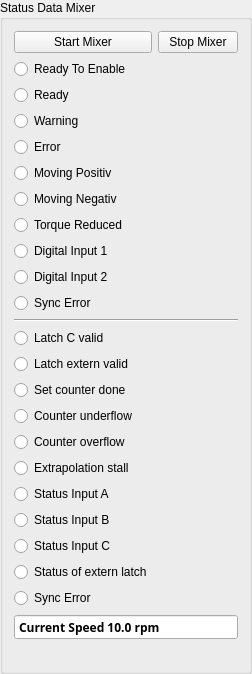
      <widget class="QGroupBox" name="groupBoxTestMixer">
       <property name="title">
        <string notr="true">Status Data Mixer</string>
       </property>
       <layout class="QGridLayout" name="gridLayout_24">
        <item row="4" column="0">
         <widget class="QRadioButton" name="radioButtonError">
          <property name="text">
           <string notr="true">Error</string>
          </property>
          <property name="autoExclusive">
           <bool>false</bool>
          </property>
         </widget>
        </item>
        <item row="12" column="0">
         <widget class="QRadioButton" name="radioButtonENCStatusLatchCValid">
          <property name="text">
           <string notr="true">Latch C valid</string>
          </property>
         </widget>
        </item>
        <item row="1" column="0" colspan="2">
         <widget class="QRadioButton" name="radioButtonReadyToEnable">
          <property name="text">
           <string notr="true">Ready To Enable</string>
          </property>
          <property name="autoExclusive">
           <bool>false</bool>
          </property>
         </widget>
        </item>
        <item row="7" column="0">
         <widget class="QRadioButton" name="radioButtonTorqueReduced">
          <property name="text">
           <string notr="true">Torque Reduced</string>
          </property>
         </widget>
        </item>
        <item row="18" column="0">
         <widget class="QRadioButton" name="radioButtonENCStatusStatusInputA">
          <property name="text">
           <string notr="true">Status Input A</string>
          </property>
         </widget>
        </item>
        <item row="5" column="0" colspan="2">
         <widget class="QRadioButton" name="radioButtonMovingPositiv">
          <property name="text">
           <string notr="true">Moving Positiv</string>
          </property>
          <property name="autoExclusive">
           <bool>false</bool>
          </property>
         </widget>
        </item>
        <item row="3" column="0">
         <widget class="QRadioButton" name="radioButtonWarning">
          <property name="text">
           <string notr="true">Warning</string>
          </property>
          <property name="autoExclusive">
           <bool>false</bool>
          </property>
         </widget>
        </item>
        <item row="19" column="0">
         <widget class="QRadioButton" name="radioButtonENCStatusStatusInputB">
          <property name="text">
           <string notr="true">Status Input B</string>
          </property>
         </widget>
        </item>
        <item row="15" column="0">
         <widget class="QRadioButton" name="radioButtonENCStatusCounterUnderflow">
          <property name="text">
           <string notr="true">Counter underflow</string>
          </property>
         </widget>
        </item>
        <item row="21" column="0">
         <widget class="QRadioButton" name="radioButtonENCStatusStatusExternLatch">
          <property name="text">
           <string notr="true">Status of extern latch</string>
          </property>
         </widget>
        </item>
        <item row="14" column="0">
         <widget class="QRadioButton" name="radioButtonENCStatusSetConterDone">
          <property name="text">
           <string notr="true">Set counter done</string>
          </property>
         </widget>
        </item>
        <item row="13" column="0">
         <widget class="QRadioButton" name="radioButtonENCStatusLatchExternValid">
          <property name="text">
           <string notr="true">Latch extern valid</string>
          </property>
         </widget>
        </item>
        <item row="6" column="0">
         <widget class="QRadioButton" name="radioButtonMovingNegativ">
          <property name="text">
           <string notr="true">Moving Negativ</string>
          </property>
          <property name="autoExclusive">
           <bool>false</bool>
          </property>
         </widget>
        </item>
        <item row="23" column="0" colspan="2">
         <widget class="QDoubleSpinBox" name="doubleSpinBoxMixerVelocity">
          <property name="font">
           <font>
            <family>Siemens Sans</family>
            <weight>75</weight>
            <bold>true</bold>
           </font>
          </property>
          <property name="styleSheet">
           <string notr="true"/>
          </property>
          <property name="wrapping">
           <bool>false</bool>
          </property>
          <property name="frame">
           <bool>true</bool>
          </property>
          <property name="readOnly">
           <bool>false</bool>
          </property>
          <property name="buttonSymbols">
           <enum>QAbstractSpinBox::NoButtons</enum>
          </property>
          <property name="prefix">
           <string>Current Speed </string>
          </property>
          <property name="suffix">
           <string> rpm</string>
          </property>
          <property name="decimals">
           <number>1</number>
          </property>
          <property name="minimum">
           <double>0.000000000000000</double>
          </property>
          <property name="maximum">
           <double>1000000.000000000000000</double>
          </property>
          <property name="singleStep">
           <double>0.100000000000000</double>
          </property>
          <property name="value">
           <double>10.000000000000000</double>
          </property>
         </widget>
        </item>
        <item row="0" column="1">
         <widget class="QPushButton" name="pushButtonStopMixer">
          <property name="text">
           <string notr="true">Stop Mixer</string>
          </property>
         </widget>
        </item>
        <item row="22" column="0">
         <widget class="QRadioButton" name="radioButtonENCStatusSyncError">
          <property name="text">
           <string notr="true">Sync Error</string>
          </property>
         </widget>
        </item>
        <item row="0" column="0">
         <widget class="QPushButton" name="pushButtonStartMixer">
          <property name="text">
           <string notr="true">Start Mixer</string>
          </property>
         </widget>
        </item>
        <item row="20" column="0">
         <widget class="QRadioButton" name="radioButtonENCStatusStatusInputC">
          <property name="text">
           <string notr="true">Status Input C</string>
          </property>
         </widget>
        </item>
        <item row="11" column="0" colspan="2">
         <widget class="Line" name="line">
          <property name="orientation">
           <enum>Qt::Horizontal</enum>
          </property>
         </widget>
        </item>
        <item row="16" column="0">
         <widget class="QRadioButton" name="radioButtonENCStatusCounterOverflow">
          <property name="text">
           <string notr="true">Counter overflow</string>
          </property>
         </widget>
        </item>
        <item row="2" column="0">
         <widget class="QRadioButton" name="radioButtonReady">
          <property name="text">
           <string notr="true">Ready</string>
          </property>
          <property name="autoExclusive">
           <bool>false</bool>
          </property>
         </widget>
        </item>
        <item row="8" column="0">
         <widget class="QRadioButton" name="radioButtonDigitalInput1">
          <property name="text">
           <string notr="true">Digital Input 1</string>
          </property>
         </widget>
        </item>
        <item row="10" column="0">
         <widget class="QRadioButton" name="radioButtonSyncError">
          <property name="text">
           <string notr="true">Sync Error</string>
          </property>
         </widget>
        </item>
        <item row="17" column="0">
         <widget class="QRadioButton" name="radioButtonENCStatusExtrapolationStall">
          <property name="text">
           <string notr="true">Extrapolation stall</string>
          </property>
         </widget>
        </item>
        <item row="9" column="0">
         <widget class="QRadioButton" name="radioButtonDigitalInput2">
          <property name="text">
           <string notr="true">Digital Input 2</string>
          </property>
         </widget>
        </item>
        <item row="24" column="0" colspan="2">
         <widget class="QLabel" name="labelTextInfo">
          <property name="text">
           <string/>
          </property>
         </widget>
        </item>
       </layout>
      </widget>
